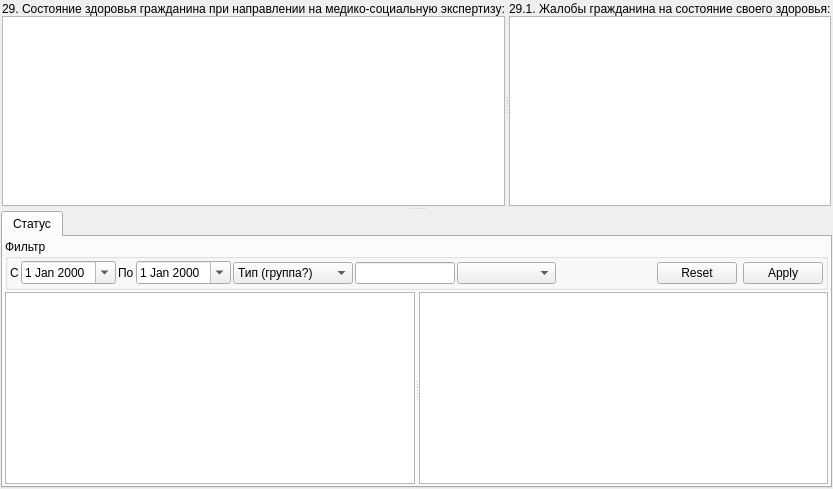
          <widget class="QWidget" name="tabStatus">
           <attribute name="title">
            <string>&amp;Статус (п.29)</string>
           </attribute>
           <layout class="QGridLayout" name="gridLayout_50">
            <property name="margin">
             <number>1</number>
            </property>
            <property name="spacing">
             <number>1</number>
            </property>
            <item row="0" column="0">
             <widget class="QSplitter" name="splStatus">
              <property name="orientation">
               <enum>Qt::Vertical</enum>
              </property>
              <widget class="QWidget" name="tabHealthClientDirectionMSI" native="true">
               <layout class="QGridLayout" name="gridLayout_18">
                <property name="margin">
                 <number>1</number>
                </property>
                <property name="spacing">
                 <number>1</number>
                </property>
                <item row="0" column="0">
                 <widget class="QSplitter" name="splitter">
                  <property name="orientation">
                   <enum>Qt::Horizontal</enum>
                  </property>
                  <widget class="QWidget" name="layoutWidget">
                   <layout class="QGridLayout" name="gridLayout_17">
                    <property name="spacing">
                     <number>0</number>
                    </property>
                    <item row="0" column="0">
                     <widget class="QLabel" name="lblHealthClientDirectionMSI">
                      <property name="text">
                       <string>29. Состояние здоровья гражданина при направлении на медико-социальную экспертизу:</string>
                      </property>
                     </widget>
                    </item>
                    <item row="1" column="0">
                     <widget class="QTextEdit" name="edtHealthClientDirectionMSI"/>
                    </item>
                   </layout>
                  </widget>
                  <widget class="QWidget" name="layoutWidget_2">
                   <layout class="QGridLayout" name="gridLayout_16">
                    <property name="spacing">
                     <number>0</number>
                    </property>
                    <item row="1" column="0">
                     <widget class="QTextEdit" name="edtComplaintsAboutStateHealth"/>
                    </item>
                    <item row="0" column="0">
                     <widget class="QLabel" name="lblComplaintsAboutStateHealth">
                      <property name="text">
                       <string>29.1. Жалобы гражданина на состояние своего здоровья:</string>
                      </property>
                     </widget>
                    </item>
                   </layout>
                  </widget>
                 </widget>
                </item>
               </layout>
              </widget>
              <widget class="QTabWidget" name="tabAmbCardContent_29">
               <property name="tabPosition">
                <enum>QTabWidget::North</enum>
               </property>
               <property name="currentIndex">
                <number>0</number>
               </property>
               <widget class="QWidget" name="tabAmbCardStatus_29">
                <attribute name="title">
                 <string>Статус</string>
                </attribute>
                <layout class="QGridLayout" name="_8">
                 <property name="margin">
                  <number>2</number>
                 </property>
                 <property name="spacing">
                  <number>2</number>
                 </property>
                 <item row="1" column="0">
                  <widget class="QFrame" name="frmAmbCardStatusAction_29">
                   <property name="sizePolicy">
                    <sizepolicy hsizetype="Preferred" vsizetype="Expanding">
                     <horstretch>0</horstretch>
                     <verstretch>0</verstretch>
                    </sizepolicy>
                   </property>
                   <property name="frameShape">
                    <enum>QFrame::NoFrame</enum>
                   </property>
                   <property name="frameShadow">
                    <enum>QFrame::Raised</enum>
                   </property>
                   <layout class="QGridLayout" name="_10">
                    <property name="margin">
                     <number>0</number>
                    </property>
                    <property name="spacing">
                     <number>0</number>
                    </property>
                    <item row="0" column="0">
                     <widget class="QSplitter" name="splitterAmbCardStatusAction_29">
                      <property name="orientation">
                       <enum>Qt::Horizontal</enum>
                      </property>
                      <widget class="CRegistryActionsTableView" name="tblAmbCardStatusActions_29"/>
                      <widget class="CActionPropertiesTableView" name="tblAmbCardStatusActionProperties_29"/>
                     </widget>
                    </item>
                   </layout>
                  </widget>
                 </item>
                 <item row="0" column="0">
                  <widget class="QGroupBox" name="frmAmbCardStatusFilter_29">
                   <property name="sizePolicy">
                    <sizepolicy hsizetype="Preferred" vsizetype="Minimum">
                     <horstretch>0</horstretch>
                     <verstretch>0</verstretch>
                    </sizepolicy>
                   </property>
                   <property name="title">
                    <string>Фильтр</string>
                   </property>
                   <layout class="QGridLayout" name="_9">
                    <property name="margin">
                     <number>2</number>
                    </property>
                    <property name="spacing">
                     <number>2</number>
                    </property>
                    <item row="0" column="0">
                     <widget class="QLabel" name="lblAmbCardStatusBegDate_29">
                      <property name="text">
                       <string>С</string>
                      </property>
                     </widget>
                    </item>
                    <item row="0" column="1">
                     <widget class="CDateEdit" name="edtAmbCardStatusBegDate_29">
                      <property name="calendarPopup">
                       <bool>true</bool>
                      </property>
                     </widget>
                    </item>
                    <item row="0" column="2">
                     <widget class="QLabel" name="lblAmbCardStatusEndDate_29">
                      <property name="text">
                       <string>По</string>
                      </property>
                     </widget>
                    </item>
                    <item row="0" column="3">
                     <widget class="CDateEdit" name="edtAmbCardStatusEndDate_29">
                      <property name="calendarPopup">
                       <bool>true</bool>
                      </property>
                     </widget>
                    </item>
                    <item row="0" column="4">
                     <widget class="CActionTypeComboBox" name="cmbAmbCardStatusGroup_29">
                      <property name="minimumSize">
                       <size>
                        <width>120</width>
                        <height>0</height>
                       </size>
                      </property>
                      <item>
                       <property name="text">
                        <string>Тип (группа?)</string>
                       </property>
                      </item>
                     </widget>
                    </item>
                    <item row="0" column="5">
                     <widget class="QLineEdit" name="edtAmbCardStatusOffice_29">
                      <property name="sizePolicy">
                       <sizepolicy hsizetype="Maximum" vsizetype="Fixed">
                        <horstretch>0</horstretch>
                        <verstretch>0</verstretch>
                       </sizepolicy>
                      </property>
                      <property name="minimumSize">
                       <size>
                        <width>60</width>
                        <height>0</height>
                       </size>
                      </property>
                      <property name="maximumSize">
                       <size>
                        <width>100</width>
                        <height>16777215</height>
                       </size>
                      </property>
                      <property name="maxLength">
                       <number>10</number>
                      </property>
                      <property name="readOnly">
                       <bool>false</bool>
                      </property>
                     </widget>
                    </item>
                    <item row="0" column="6">
                     <widget class="COrgStructureComboBox" name="cmbAmbCardStatusOrgStructure_29">
                      <property name="sizePolicy">
                       <sizepolicy hsizetype="Expanding" vsizetype="Fixed">
                        <horstretch>0</horstretch>
                        <verstretch>0</verstretch>
                       </sizepolicy>
                      </property>
                      <property name="minimumSize">
                       <size>
                        <width>80</width>
                        <height>0</height>
                       </size>
                      </property>
                     </widget>
                    </item>
                    <item row="0" column="7">
                     <spacer>
                      <property name="orientation">
                       <enum>Qt::Horizontal</enum>
                      </property>
                      <property name="sizeHint" stdset="0">
                       <size>
                        <width>16</width>
                        <height>24</height>
                       </size>
                      </property>
                     </spacer>
                    </item>
                    <item row="0" column="8">
                     <widget class="QDialogButtonBox" name="btnAmbCardStatusButtonBox_29">
                      <property name="sizePolicy">
                       <sizepolicy hsizetype="Maximum" vsizetype="Fixed">
                        <horstretch>0</horstretch>
                        <verstretch>0</verstretch>
                       </sizepolicy>
                      </property>
                      <property name="orientation">
                       <enum>Qt::Horizontal</enum>
                      </property>
                      <property name="standardButtons">
                       <set>QDialogButtonBox::Apply|QDialogButtonBox::Reset</set>
                      </property>
                     </widget>
                    </item>
                   </layout>
                  </widget>
                 </item>
                </layout>
               </widget>
              </widget>
             </widget>
            </item>
           </layout>
          </widget>
